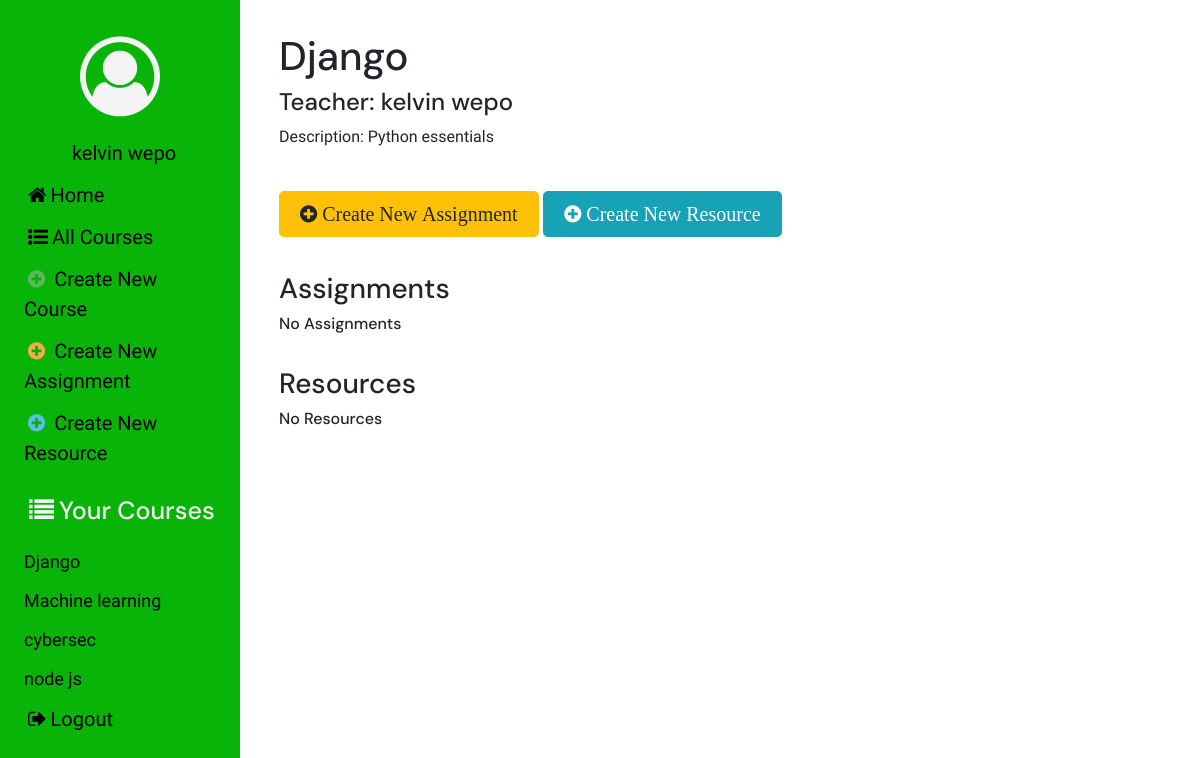
The app's page /courses/detail/4/ (signed in), older data.
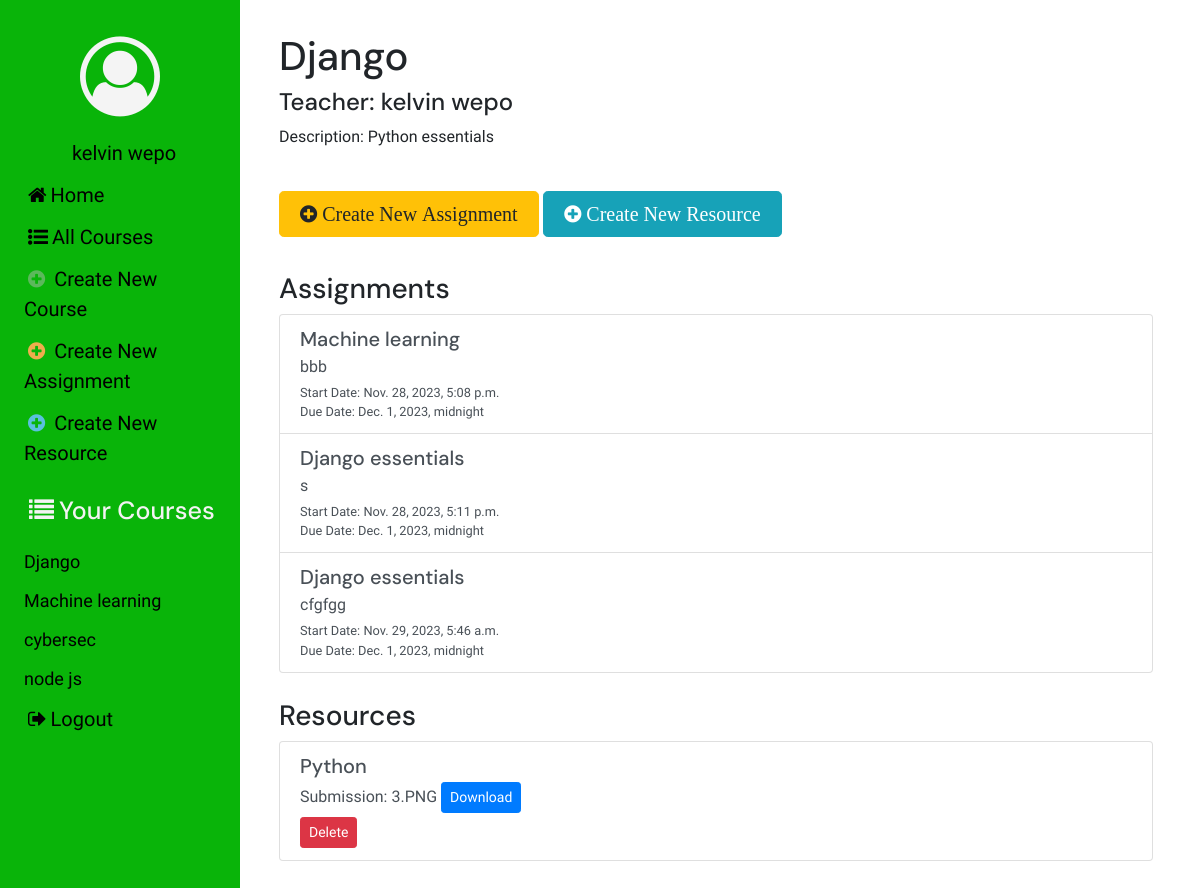
The same page, newer data.
### users/models.py (models this page shows)
class User(auth.models.AbstractUser):
    USER_TYPE_CHOICES = (
        (1, 'Student'),
        (2, 'Teacher')
    )
    user_type = models.PositiveIntegerField(choices=USER_TYPE_CHOICES, default=1)
    phone = models.CharField(max_length=15, null=True)
    def __str__(self):
        return self.first_name + ' ' + self.last_name

### courses/models.py (models this page shows, shortened)
class Course(models.Model):
    course_name = models.CharField(max_length=200)
    course_description = models.TextField()
    teacher = models.ForeignKey(User, related_name="course", on_delete=models.CASCADE)
    students = models.ManyToManyField(User, through='Enrollment', related_name="student_course")
    def __str__(self):
        return self.course_name
    class Meta:
        ordering = ['course_name']

### assignments/models.py (models this page shows, shortened)
class Assignment(models.Model):
    assignment_name = models.CharField(max_length=200, blank=False)
    assignment_description = models.TextField(blank=False)
    start_date = models.DateTimeField(default=timezone.now)
    due_date = models.DateTimeField(blank=True)
    course = models.ForeignKey(Course, on_delete=models.CASCADE)

### resources/models.py (models this page shows, shortened)
class Resource(models.Model):
    resource_name = models.CharField(max_length=200, blank=False)
    resource_file = models.FileField(blank=False)
    course = models.ForeignKey(Course, on_delete=models.CASCADE)

### courses/views.py (the view)
# urls.py: re_path(r'^detail/(?P<pk>[-\w]+)/$', views.CourseDetail.as_view(), name='detail'),
class CourseDetail(generic.DetailView):
    model = Course
    def get_context_data(self,**kwargs):
        assignments = Assignment.objects.filter(course=self.kwargs['pk'])
        resources = Resource.objects.filter(course=self.kwargs['pk'])
        context = super(CourseDetail, self).get_context_data(**kwargs)
        context['assignments'] = assignments
        context['resources'] = resources
        return context

### courses/context_processors.py (called while the page is built)
def courses_processor(request):
    course = Course.objects.all()
    return {'list_courses': course}

### courses/templates/courses/course_detail.html (shortened to what this page needs)
{% extends 'courses/course_base.html' %}
{% block main_content %}
<h1>{{course.course_name}}</h1>
<h4>Teacher: {{course.teacher}}</h4>
<p>Description: {{course.course_description}}</p>
{% if course.teacher.id == user.id or user in course.students.all%}
  {% if user.user_type == 2 %}
    <a
      href="{% url 'assignments:create' %}"
      class="btn btn-lg btn-fill btn-warning button-stretch"
    >
      <i class="fa fa-plus-circle" aria-hidden="true"> Create New Assignment</i>
    </a>
    <a
      href="{% url 'resources:create' %}"
      class="btn btn-lg btn-fill btn-info button-stretch"
    >
      <i class="fa fa-plus-circle" aria-hidden="true"> Create New Resource</i>
    </a>
  {% endif %}
  <div class="assignments">
    <h3>Assignments</h3>
    <ul class="list-group">
      {% for assignment in assignments %}
      <a href="{% url 'assignments:detail' pk=assignment.pk %}" class="list-group-item list-group-item-action">
        <div class="d-flex w-100 justify-content-between">
          <h5 class="mb-1">{{assignment.assignment_name}}</h5>
        </div>
        <p class="mb-1">
          {{assignment.assignment_description}}
        </p>
        <small>Start Date: {{assignment.start_date}}</small><br>
        <small>Due Date: {{assignment.due_date}} {{assignment.due_time}}</small>
      </a>
      {% empty %}
      <h6>No Assignments</h6>
      {% endfor %}
    </ul>
  </div>
  <div class="resources">
    <h3>Resources</h3>
    <ul class="list-group">
      {% for resource in resources %}
      <div  class="list-group-item list-group-item-action">
        <div class="d-flex w-100 justify-content-between">
          <h5 class="mb-1">{{resource.resource_name}}</h5>
        </div>
        <p class="mb-1">
          Submission: {{resource.resource_file.name}}
          <a href="{{resource.resource_file.url}}" class="btn btn-sm btn-primary" download>Download</a>
        </p>
        {% if user.id == course.teacher.id %}
          <small><a href="{% url 'resources:delete' pk=resource.pk %}" class="btn btn-sm btn-danger">Delete</a></small>
        {% endif %}
      </div>
      {% empty %}
        <h6>No Resources</h6>
      {% endfor %}
    </ul>
  </div>
{% endif %}
{% endblock main_content %}

### courses/templates/courses/course_base.html (shortened to what this page needs)
{% extends 'base.html' %}
{% block body_content %}
    <div class="container">
        {% block main_content %}
        {% endblock main_content %}
    </div>
{% endblock body_content %}

### templates/base.html (shortened to what this page needs)
{% load static %}
<html lang="en">
<head>
    <link rel="stylesheet" href="https://stackpath.bootstrapcdn.com/bootstrap/4.5.2/css/bootstrap.min.css" />
    <link rel="stylesheet" href="https://stackpath.bootstrapcdn.com/font-awesome/4.7.0/css/font-awesome.min.css" />
    <link rel="stylesheet" href="{% static 'django_lms/css/master.css' %}" />
</head>
<body>
    <div class="sidenav">
        <div class="side-items">
        <span class="sidemenu side-element"><i class="fa fa-user-circle-o fa-5x" aria-hidden="true" id="profile"></i></span>
        {% if user.is_authenticated %}
            <a href="{% url 'profile' pk=user.pk %}" class="sidemenu side-element">{{user}}</a>
            <a href="{% url 'home' %}"><i class="fa fa-home" aria-hidden="true"></i>Home</a>
            <a href="{% url 'courses:list' %}"><i class="fa fa-list-ul" aria-hidden="true"></i>All Courses</a>
            {% if user.user_type == 1 %}
                <span class="sidemenu"><h5 id="side-head"><i class="fa fa-list courses-icon" aria-hidden="true"></i>Your Courses</h5></span>
                {% for course in list_courses %}
                    {% if user in course.students.all %}
                        <span class="course-item"><a href="{% url 'courses:detail' pk=course.pk %}" >{{course}}</a></span>
                    {% endif %}
                {% endfor %}
            {% else %}
                <a href="{% url 'courses:create' %}"><i class="fa fa-plus-circle" aria-hidden="true" style="color: #5cb85c;font-size: 20px;"></i> Create New Course</a>
                <a href="{% url 'assignments:create' %}"><i class="fa fa-plus-circle" aria-hidden="true" style="color: #f0ad4e;font-size: 20px;"></i> Create New Assignment</a>
                <a href="{% url 'assignments:create' %}"><i class="fa fa-plus-circle" aria-hidden="true" style="color: #5bc0de;font-size: 20px;"></i> Create New Resource</a>
                <span class="sidemenu"><h5 id="side-head"><i class="fa fa-list courses-icon" aria-hidden="true"></i>Your Courses</h5></span>
                {% for course in list_courses %}
                    {% if user.id == course.teacher.id %}
                        <span class="course-item"><a href="{% url 'courses:detail' pk=course.pk %}" >{{course}}</a></span>
                    {% endif %}
                {% endfor %}
            {% endif %}
            <a href="{% url 'users:logout' %}" class="sidemenu"><i class="fa fa-sign-out" aria-hidden="true"></i>Logout</a>
        {% endif %}
        </div>
    </div>
    <div class="content">
        {% block body_content %}
        {% endblock body_content %}
    </div>
</body>
</html>

### static/django_lms/css/master.css (style rules this page uses)
.sidenav { height: 100%; width: 20%; position: fixed; z-index: 1; top: 0; left: 0; background-color:rgb(9, 180, 9); overflow-x: hidden; padding-top: 20px; }
h1, h2, h3, h4, h5, h6 { font-family: 'DM Sans', sans-serif; }
p, a { font-family: 'Raleway', 'sans-serif'; }
.sidenav a { padding: 6px 8px 6px 16px; text-decoration: none; font-size: 20px; color: black; display: block; }
.content { margin-top: 2em; margin-left: 22%; margin-bottom: 2em; margin-right: 2em; }
.sidemenu { display: block; color: #f4f4f4; }
.side-element { text-align: center; }
i { margin: 0.2em; }
.side-items { margin-left: 0.5em; margin-right: 0.5em; }
#side-head { margin-top: 0.5em; padding: 6px 8px 6px 16px; text-decoration: none; font-size: 25px; color: #f3f3f3; }
.course-item a { font-size: 18px; }
.button-stretch { margin: 3% 0% 1% 0%; }
.card-deck, .assignments, .submissions, .grade { margin:3% 0% 3% 0% }
.resources { margin-bottom: 1%; }

Row changes from the older to the newer data that the page shows:
added Assignment: assignment_name "Machine learning", assignment_description "bbb", start_date "Nov. 28, 2023, 5:08 p.m.", due_date "Dec. 1, 2023, midnight"
added Assignment: assignment_name "Django essentials", assignment_description "s", start_date "Nov. 28, 2023, 5:11 p.m.", due_date "Dec. 1, 2023, midnight"
added Assignment: assignment_name "Django essentials", assignment_description "cfgfgg", start_date "Nov. 29, 2023, 5:46 a.m.", due_date "Dec. 1, 2023, midnight"
added Resource: resource_name "Python", resource_file.name "3.PNG"
Text that changed along with them:
text no longer shown: "No Assignments No Resources"
